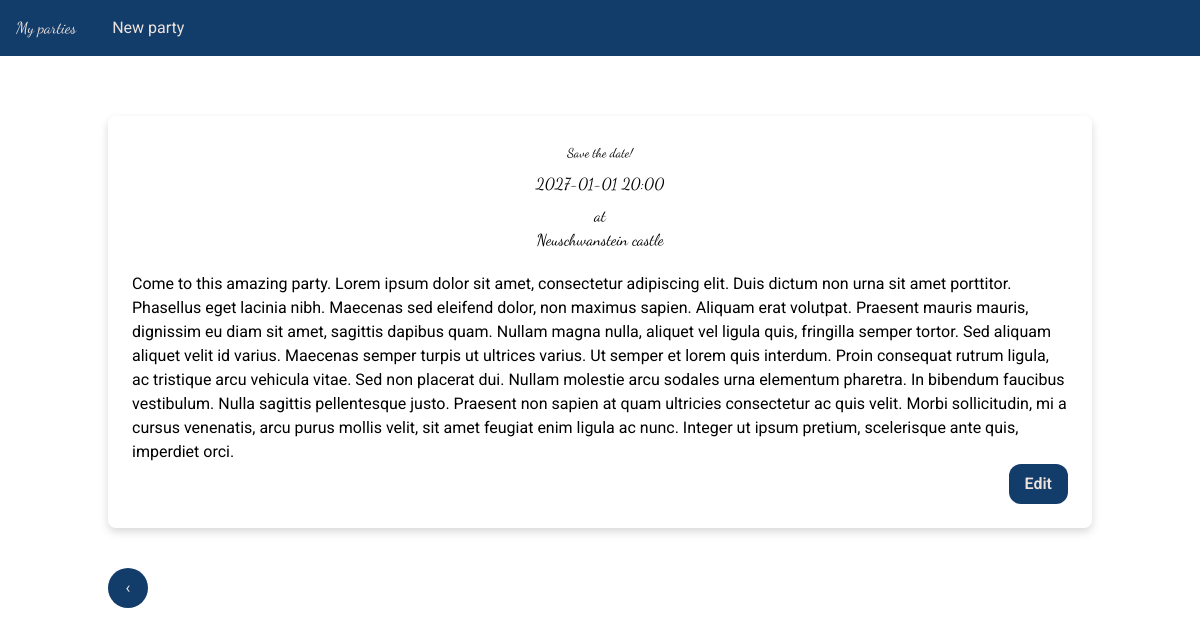
Page /party/00bb45a43936477b8113323c57f51f08 on the earlier database version.
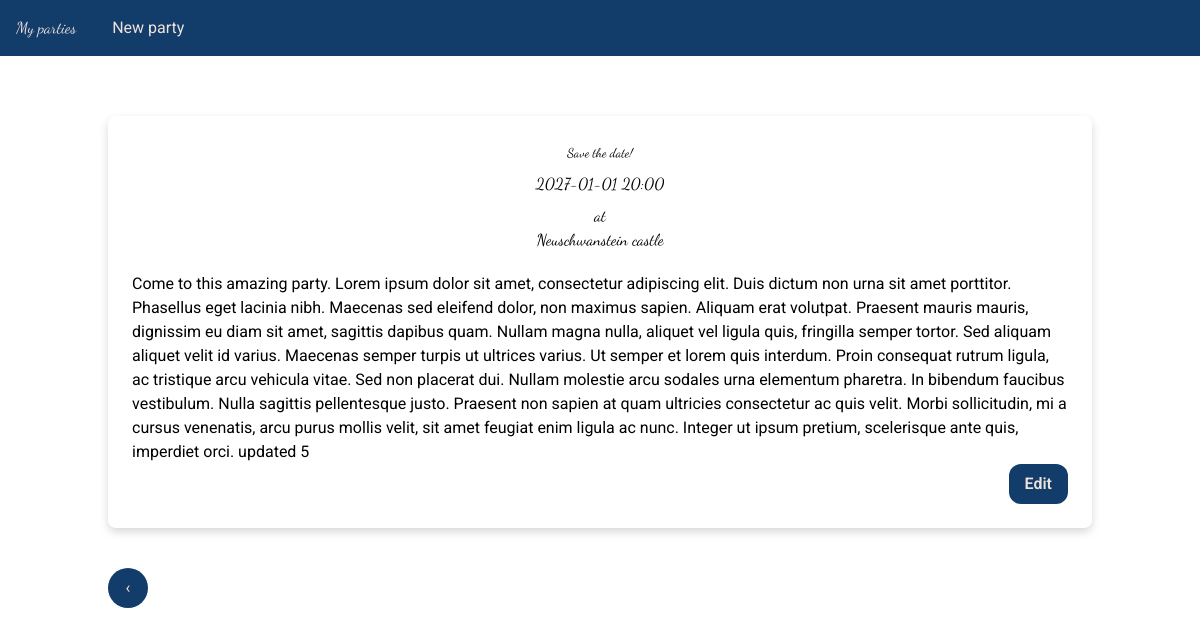
Same page on the later database version.
### party_app/models.py (models this page shows)
class PartyBase(SQLModel):
    party_date: date
    party_time: time
    invitation: str = Field(sa_column=Column(Text), min_length=10)
    venue: str = Field(sa_column=Column(String(100)))

class Party(PartyBase, table=True):
    uuid: UUID = Field(default_factory=uuid4, primary_key=True)
    gifts: List["Gift"] = Relationship(back_populates="party")
    guests: List["Guest"] = Relationship(back_populates="party")

### party_app/routes/party_detail.py (the view)
@router.get("/{party_id}", name="party_detail_page", response_class=HTMLResponse)
def party_detail_page(
    party_id: UUID,
    request: Request,
    templates: Templates,
    session: Session = Depends(get_session),
):
    party = session.get(Party, party_id)
    if not party:
        raise HTTPException(
            status_code=status.HTTP_404_NOT_FOUND, detail="Party not found"
        )
    return templates.TemplateResponse(
        request=request,
        name="party_detail/page_party_detail.html",
        context={"party": party},
    )

### party_app/templates/party_detail/page_party_detail.html
{% extends 'base.html' %}
{% block content %}
<div class="max-w-6xl mx-auto">
    <section id="party-invitation" class="drop-shadow-lg my-10 p-6 bg-white rounded-lg ">
        {% include 'party_detail/partial_party_detail.html' %}
    </section>
    <a href="/"
        class="bg-custom-blue w-[40px] h-[40px] flex justify-center items-center text-custom-powder-light rounded-full hover:bg-custom-blue-light">
        &#8249;
    </a>
</div>
{% endblock %}

### party_app/templates/party_detail/partial_party_detail.html
<div id="party-detail">
    <div class="text-center text-1 mb-5 font-dancing-script">
        <small>Save the date!</small>
        <h1 class="text-3x1 p-2">
            {{ party.party_date.strftime('%Y-%m-%d') }} {{ party.party_time.strftime('%H:%M') }}
        </h1>
        at
        <h2 class="text-2x1">{{ party.venue }}</h2>
    </div>
    <div>
        {{ party.invitation }}
    </div>
    <button class="btn-default mr-0 ml-auto block"
        hx-get="{{ url_for('partial_party_detail_edit', party_id=party.uuid) }}" hx-target="#party-detail">
        Edit
    </button>
</div>

Differences in the rows shown:
changed Party "Neuschwanstein castle": invitation "…ante quis, imperdiet orci." → "…ante quis, imperdiet orci. updated 5"
